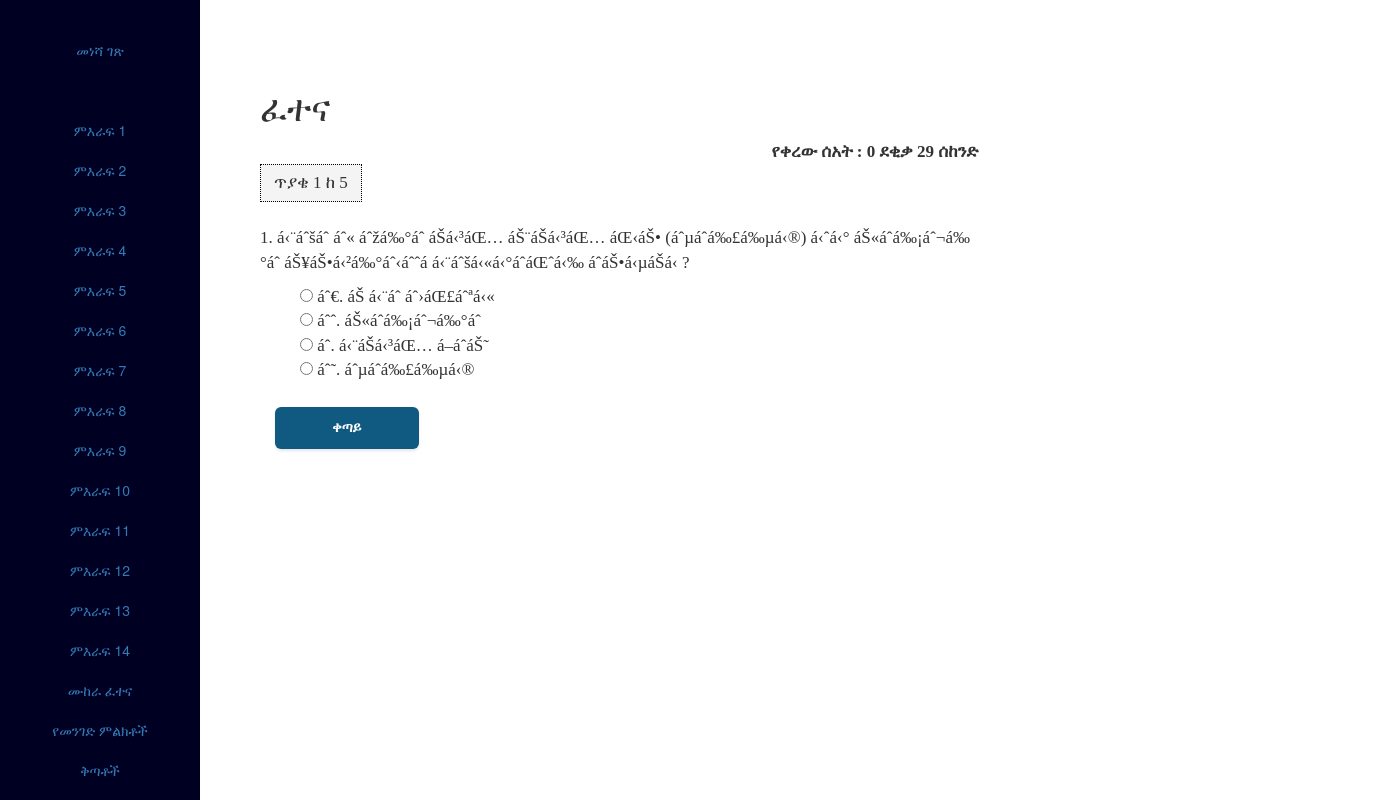
Screenshot of /question.php?n=1 (signed in) with the database file from the repository.
### tables this page shows
CREATE TABLE `questions` (
  `question_number` int(11) NOT NULL,
  `text` text NOT NULL
);

CREATE TABLE `choices` (
  `id` int(11) NOT NULL,
  `question_number` int(11) NOT NULL,
  `is_correct` tinyint(1) NOT NULL DEFAULT '0',
  `text` text NOT NULL
);

### question.php (the view, shortened to what this page needs)
<?php session_start();
include 'database.php';
?>
<?php
  $number = (int) $_GET['n'];
  $query = "SELECT * FROM questions
              WHERE question_number = $number";
              $result = $mysqli->query($query) or die($mysqli->error.__LINE__);
              $question = $result->fetch_assoc();
  $query = "SELECT * FROM choices
              WHERE question_number = $number";
              $choices = $mysqli->query($query) or die($mysqli->error.__LINE__);
    $q = "SELECT * FROM questions";
    $r = $mysqli->query($q) or die($mysqli->error.__LINE__);
    $total = $r->num_rows;
?>
<!DOCTYPE html>
<html>
<head>
	<link rel="stylesheet" type="text/css" href="css/font-awesome.min.css">
	<link rel="stylesheet" type="text/css" href="css/bootstrap.css">
</head>
<body>
	<div id="wrapper">
		<div class="overlay">
			<nav class="navbar navbar-inverse" id="sidebar-wrapper" role="navigation">
				<ul class="nav sidebar-nav sidenav" style="color: black; text-align: center; background-color: #002;">
				<li style="padding-bottom: 40px; padding-top: 10px; color: #fff;"><a href="index.php">መነሻ ገጽ</a></li>
				<li><a href="Tutorial.php">ምእራፍ 1</a></li>
				 <li><a href="Ch2.php">ምእራፍ 2</a></li>
				 <li><a href="Ch3.php">ምእራፍ 3</a></li>
				 <li><a href="Ch4.php">ምእራፍ 4</a></li>
				 <li><a href="Ch5.php">ምእራፍ 5</a></li>
				 <li><a href="Ch6.php">ምእራፍ 6</a></li>
				 <li><a href="Ch7.php">ምእራፍ 7</a></li>
				 <li><a href="Ch8.php">ምእራፍ 8</a></li>
				 <li><a href="Ch9.php">ምእራፍ 9</a></li>
				 <li><a href="Ch10.php">ምእራፍ 10</a></li>
				 <li><a href="Ch11.php">ምእራፍ 11</a></li>
				 <li><a href="Ch12.php">ምእራፍ 12</a></li>
				 <li><a href="Ch13.php">ምእራፍ 13</a></li>
				 <li><a href="Ch14.php">ምእራፍ 14</a></li>
				 <li><a href="quiz.php">ሙከራ ፈተና</a></li>
				 <li><a href="#">የመንገድ ምልክቶች</a></li>
				 <li><a href="#">ቅጣቶች</a></li>			</ul>
		</nav>
        <div class="page-content-wrapper">
        	<div class="container">
        		<div class="row">
        			<div class="col-lg-8 col-lg-offst-2" style="padding-left: 50px; font-size: 17px; font-family: serif;">
        				<h1>  ፈተና </h1>
        				<div style="font-weight: bold; text-align: right;" id="quiz-time-left"></div>
        				<div class="current">ጥያቄ <?php echo $question['question_number'];?> ከ <?php echo $total?></div>
        				<br><br>
        				<p class="question">
        					<?php echo $question['question_number'];?>. <?php echo $question['text'];?>
        				</p>
        				<form method="post" name="quiz" action="process.php">
        					<ul class="choices" style="list-style: none;">
        						<?php
        						while ($row = $choices->fetch_assoc()): ?>
        						<li><input type="radio" name="choice" value="<?php echo $row['id']; ?>">  <?php echo $row['text']?></li>
        					<?php endwhile; ?>
        					</ul>
        					<input class="btn" type="submit" value="ቀጣይ">
        				</form>
        			</div>
        		</div>
        	</div>
        </div>
		</div>
	</div>
</body>
</html>

### question.php (style rules this page uses)
body { position: relative; overflow-x: hidden; }
body, html { height: 100%; }
#wrapper { padding-left: 0; -webkit-transition: all 0.5s ease; -moz-transition: all 0.5s ease; -o-transition: all 0.5s ease; transition: all 0.5s ease; }
#sidebar-wrapper { left: 220px; width: 0; height: 100%; margin-left: -220px; background-color: #000; }
.sidebar-nav { position: absolute; top: 0; width: 220px; margin: 0; padding:0; list-style: none; display: inline-block; }
.sidebar-nav li { position: relative; line-height: 20px; display: inline-block; width: 100%; }
.container { padding-right: 10px; margin-left: 210px; }
.sidenav { height: 100%; width: 200px; position: fixed; z-index: 1; top: 0; left: 0; background-color: #111; overflow-x: hidden; padding-top: 20px; }
.current { display: inline-block; color: $666; background: #f4f4f4; border: 1px dotted #000; padding: 6px 13px; }
.btn { margin: 15px; text-align: center; padding: 10px; background-color: #105a81; width: 20%; color: white; border-radius: 6px; font-weight: bold; text-transform: uppercase; box-shadow: 0 2px 3px 0 rgba(10,10,10,0.1); transition: ease-in all 0.2s; }

### rows the page displays
questions: question_number "1", text "á‹¨áˆšáˆ áˆ« áˆžá‰°áˆ­ áŠá‹³áŒ… áŠ¨áŠá‹³áŒ… áŒ‹áŠ• (áˆµáˆá‰£á‰µá‹®) á‹ˆá‹° áŠ«áˆ­á‰¡áˆ¬á‰°áˆ­ áŠ¥áŠ•á‹²á‰°áˆ‹áˆˆá á‹¨áˆšá‹«á‹°áˆ­áŒˆá‹‰ áˆáŠ•á‹µáŠá‹ ?"
choices: text "áˆ€. áŠ á‹¨áˆ­ áˆ›áŒ£áˆªá‹«"
choices: text "áˆˆ. áŠ«áˆ­á‰¡áˆ¬á‰°áˆ­"
choices: text "áˆ. á‹¨áŠá‹³áŒ… á–áˆáŠ˜"
choices: text "áˆ˜. áˆµáˆá‰£á‰µá‹®"

### other values shown
$total "5"
